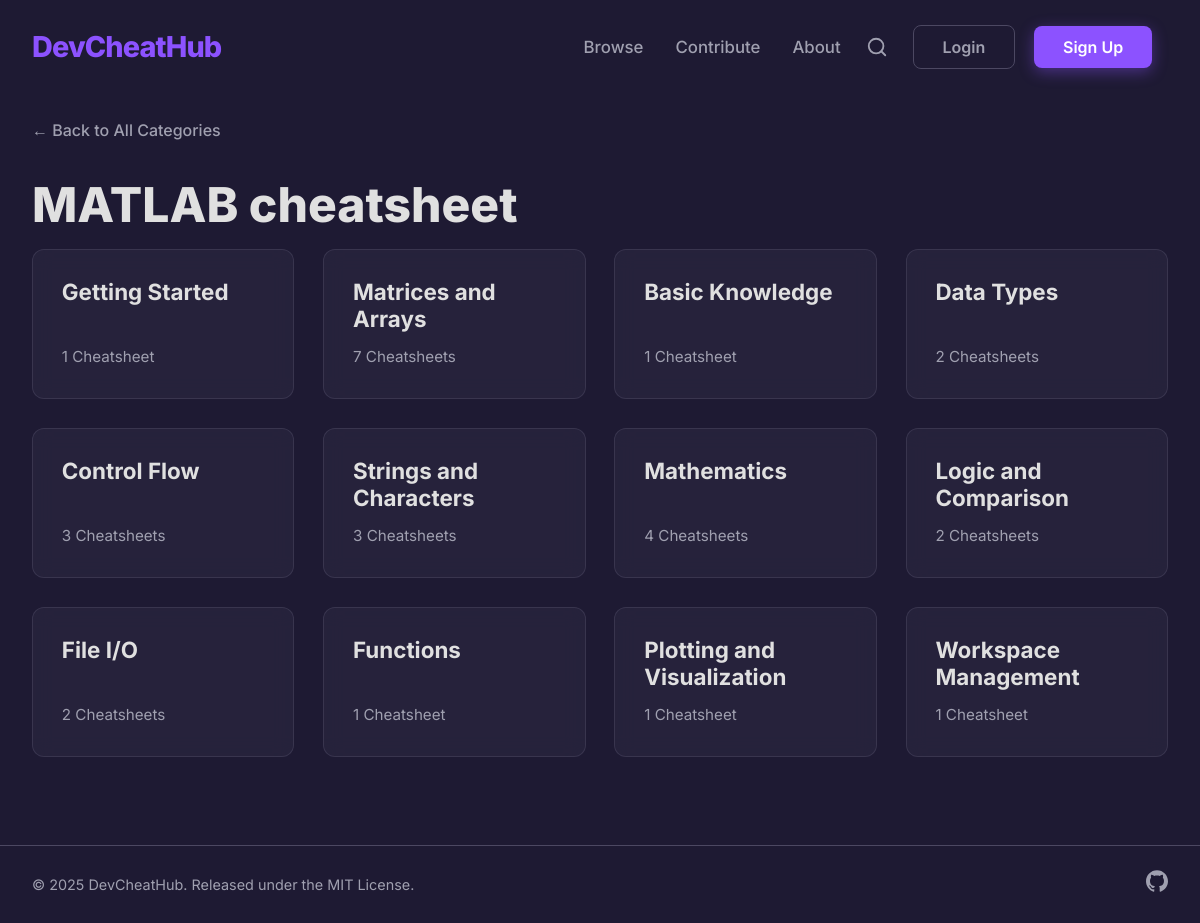
The app's page /category/matlab/, older data.
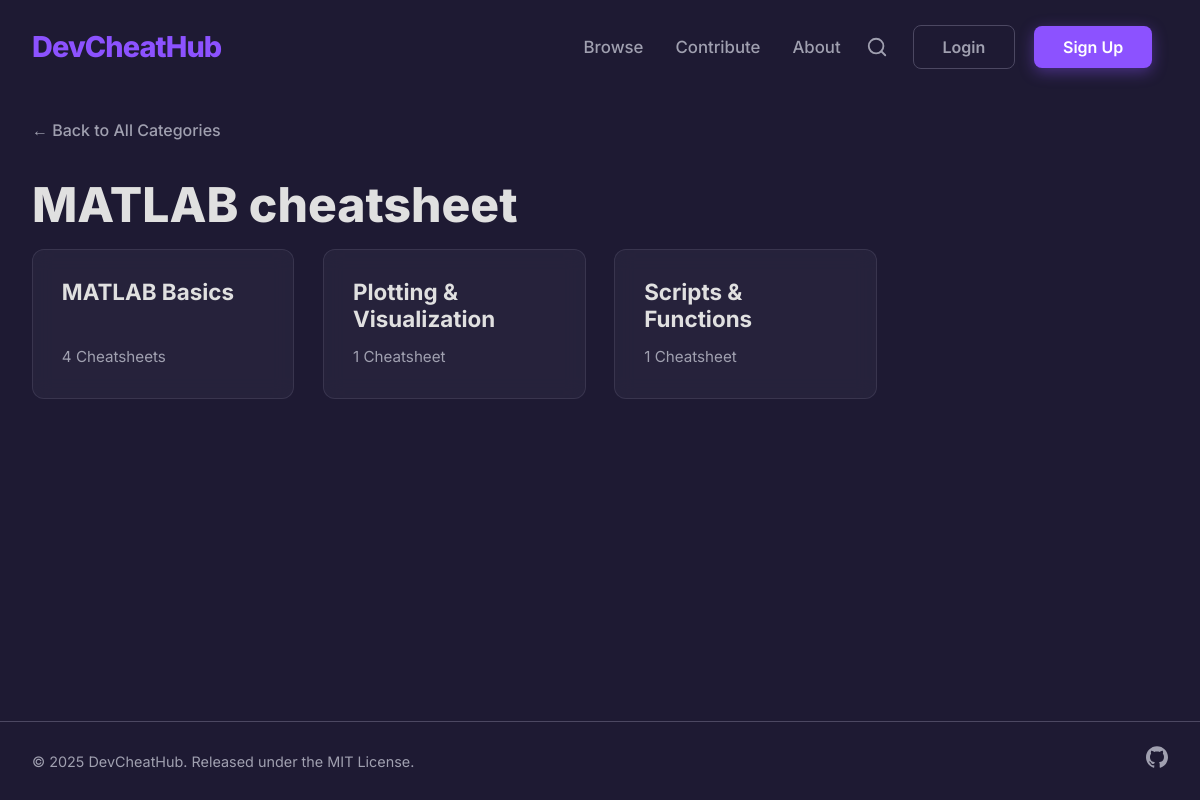
The same page, newer data.
### core/models.py (models this page shows, shortened)
class Category(models.Model):
    name = models.CharField(max_length=100)
    slug = models.SlugField(max_length=100, unique=True, blank=True)
    parent = models.ForeignKey(
        'self',
        on_delete=models.CASCADE,
        null=True,
        blank=True,
        related_name='subcategories'
    )
    order = models.PositiveIntegerField(default=0)
    icon = models.FileField(upload_to='category_icons/', null=True, blank=True)
    class Meta:
        verbose_name_plural = "Categories"
        ordering = ['order']
        unique_together = ('parent', 'name')

### core/views.py (the view, shortened to what this page needs)
# urls.py: path('category/<slug:category_slug>/', views.category_detail, name='category_detail'),
def category_detail(request, category_slug):
    category = get_object_or_404(Category, slug=category_slug)
    if category.subcategories.exists():
        context = {
            'category': category,
            'subcategories': category.subcategories.all()
        }
        return render(request, 'core/subcategory_list.html', context)

### templates/core/subcategory_list.html (shortened to what this page needs)
{% extends "base.html" %}
{% block content %}
<div class="container">
    <a href="{% url 'category_list' %}#browse-categories" class="breadcrumb">&larr; Back to All Categories</a>
    <h1 class="page-title">{{ category.name }} cheatsheet</h1>
    <div class="card-grid">
        {% for sub in subcategories %}
            <a href="{% url 'category_detail' sub.slug %}" class="card-link">
                <div class="card">
                    <h2 class="card-title">{{ sub.name }}</h2>
                    <p class="card-count">{{ sub.cheatsheets.count }} Cheatsheet{{ sub.cheatsheets.count|pluralize }}</p>
                </div>
            </a>
        {% empty %}
            <p>No topics found in this category.</p>
        {% endfor %}
    </div>
</div>
{% endblock %}

### templates/base.html (shortened to what this page needs)
{% load static %}
<!DOCTYPE html>
<html lang="en">
<head>
    <link rel="stylesheet" href="{% static 'css/styles.css' %}">
    <link rel="stylesheet" href="https://cdnjs.cloudflare.com/ajax/libs/codemirror/5.65.2/codemirror.min.css">
    <link rel="stylesheet" href="https://cdnjs.cloudflare.com/ajax/libs/codemirror/5.65.2/theme/dracula.min.css">
    <link rel="stylesheet" href="//cdnjs.cloudflare.com/ajax/libs/highlight.js/11.7.0/styles/atom-one-dark.min.css">
</head>
<body class="{% block body_class %}{% endblock %}">
    <div id="particles-js"></div>
    {% block header %}
        <header class="main-header">
            <nav class="header-nav container">
                <a href="{% url 'category_list' %}" class="logo">DevCheatHub</a>
                <div class="nav-menu">
                    <div class="nav-center">
                        <a href="{% url 'category_list' %}">Browse</a>
                        <a href="{% url 'contribute' %}">Contribute</a>
                        <a href="{% url 'about' %}">About</a>
                    </div>
                    <button id="open-search-btn" class="search-trigger-icon" aria-label="Open search">
                        <svg width="22" height="22" viewBox="0 0 24 24" fill="none" stroke="currentColor" stroke-width="2" stroke-linecap="round" stroke-linejoin="round"><circle cx="11" cy="11" r="8"></circle><line x1="21" y1="21" x2="16.65" y2="16.65"></line></svg>
                    </button>
                    <div class="nav-auth">
                        {% if user.is_authenticated %}
                            <a href="{% url 'profile' %}" class="welcome-text">Hello, {{ user.username }}</a>
                            <form action="{% url 'logout' %}" method="post" style="display: inline;">
                                {% csrf_token %}
                                <button type="submit" class="btn btn-secondary">Logout</button>
                            </form>
                        {% else %}
                            <a href="{% url 'login' %}" class="btn btn-secondary">Login</a>
                            <a href="{% url 'register' %}" class="btn btn-primary" >Sign Up</a>
                        {% endif %}
                    </div>
                </div>
            </nav>
        </header>
    {% endblock header %}
    <main id="page-content">
        {% block content %}
        {% endblock %}
    </main>
    {% block footer %}
        <footer class="site-footer">
            <div class="container footer-content-simple">
                <p class="footer-copyright">&copy; {% now "Y" %} DevCheatHub. Released under the MIT License.</p>
                <div class="footer-socials">
                    <a href="https://github.com/sasidharakurathi/devcheathub" target="_blank" aria-label="GitHub">
                    </a>
                </div>
            </div>
        </footer>
    {% endblock footer %}
</body>
</html>

### static/css/styles.css (style rules this page uses)
:root { --primary-bg: #1E1A33; --secondary-bg: #2C2842; --accent-color: #8C52FF; --text-primary: #E0E0E0; --text-secondary: #A0A0B0; --card-bg: #2C2842; --border-color: #4C4862; --code-bg: #211D34; --gradient-start: #8C52FF; --gradient-end: #00C2FF; --btn-hover-border: #00C2FF; }
body { background-color: var(--primary-bg); color: var(--text-primary); font-family: 'Inter', sans-serif, -apple-system, BlinkMacSystemFont, "Segoe UI", Roboto, Helvetica, Arial, "Apple Color Emoji", "Segoe UI Emoji", "Segoe UI Symbol"; margin: 0; font-size: 16px; line-height: 1.6; -webkit-font-smoothing: antialiased; -moz-osx-font-smoothing: grayscale; pointer-events: none; user-select: none; -webkit-user-select: none; }
h1, h2, h3, h4, h5, h6 { color: var(--text-primary); line-height: 1.2; margin-top: 0; }
p { color: var(--text-secondary); }
.container { max-width: 1200px; margin: 0 auto; padding: 1.5rem 2rem; }
#page-content { transition: opacity 0.3s ease-out, transform 0.3s ease-out; }
#particles-js, .main-header, .btn, a, button, input, textarea, .card, .snippet-container, .CodeMirror { pointer-events: auto; }
.main-header { position: relative; z-index: 100; }
.header-nav { display: flex; align-items: center; justify-content: space-between; }
.logo { font-size: 1.8rem; font-weight: 800; color: var(--accent-color); text-decoration: none; letter-spacing: -0.03em; margin-right: auto; }
.nav-menu { display: flex; }
.nav-center { display: flex; align-items: center; gap: 2rem; margin-right: 1rem; }
.nav-center a { color: var(--text-secondary); text-decoration: none; font-weight: 500; font-size: 1.05rem; transition: color 0.2s ease; }
.nav-auth { display: flex; align-items: center; gap: 1.2rem; }
.search-trigger-icon { background: none; border: 1px solid transparent; border-radius: 8px; color: var(--text-secondary); cursor: pointer; padding: 0.5rem; display: flex; align-items: center; justify-content: center; transition: all 0.2s ease; margin-right: 1rem; }
.btn { padding: 0.8rem 1.8rem; border-radius: 8px; font-weight: 600; text-decoration: none; font-size: 1rem; cursor: pointer; display: inline-flex; align-items: center; justify-content: center; line-height: 1; }
.btn-primary { background: var(--accent-color); color: #FFFFFF; border: none; box-shadow: 0 4px 15px rgba(140, 82, 255, 0.4); transition: transform 0.3s ease, box-shadow 0.3s ease; }
.btn-secondary { background-color: transparent; color: var(--text-secondary); border: 1px solid var(--border-color); transition: all 0.3s ease; }
.card-grid { display: grid; grid-template-columns: repeat(4, 1fr); gap: 1.8rem; }
.card-link { text-decoration: none; }
.card { background-color: rgba(44, 40, 66, 0.6); -webkit-backdrop-filter: blur(10px); backdrop-filter: blur(10px); padding: 1.8rem; border-radius: 12px; border: 1px solid rgba(76, 72, 98, 0.5); transition: transform 0.3s ease, box-shadow 0.3s ease, border-color 0.3s ease; display: flex; flex-direction: column; justify-content: space-between; min-height: 150px; position: relative; overflow: hidden; }
.card::before { content: ''; position: absolute; top: -50%; left: -50%; width: 200%; height: 200%; background: radial-gradient(circle at center, rgba(140, 82, 255, 0.05) 0%, transparent 70%); opacity: 0; transition: opacity 0.3s ease; z-index: 0; }
.card-title { margin: 0 0 0.75rem 0; color: var(--text-primary); font-size: 1.4rem; font-weight: 700; z-index: 1; }
.card-count { margin: 0; color: var(--text-secondary); font-size: 0.95rem; z-index: 1; }
.page-title { font-size: 3rem; font-weight: 800; color: var(--text-primary); margin-bottom: 1rem; border-bottom: none; }
.breadcrumb { color: var(--text-secondary); text-decoration: none; display: inline-flex; align-items: center; margin-bottom: 2rem; font-weight: 500; }
#particles-js { position: fixed; width: 100%; height: 100%; top: 0; left: 0; z-index: -1; }
.site-footer { background-color: var(--primary-bg); border-top: 1px solid var(--border-color); margin-top: 4rem; }
.footer-content-simple { display: flex; justify-content: space-between; align-items: center; }
.footer-copyright { margin: 0; color: var(--text-secondary); font-size: 0.9rem; }
.footer-socials { display: flex; gap: 1.5rem; }
.footer-socials a { color: var(--text-secondary); transition: color 0.2s ease; }
html { height: 100%; box-sizing: border-box; }
*, *::before, *::after { box-sizing: inherit; }
body { display: flex; flex-direction: column; min-height: 100vh; }
main { flex-grow: 1; }

Row changes from the older to the newer data that the page shows:
removed Category: name "Getting Started", cheatsheets.count "1"
removed Category: name "Matrices and Arrays", cheatsheets.count "7"
removed Category: name "Basic Knowledge", cheatsheets.count "1"
removed Category: name "Data Types", cheatsheets.count "2"
removed Category: name "Control Flow", cheatsheets.count "3"
removed Category: name "Strings and Characters", cheatsheets.count "3"
removed Category: name "Mathematics", cheatsheets.count "4"
removed Category: name "Logic and Comparison", cheatsheets.count "2"
removed Category: name "File I/O", cheatsheets.count "2"
removed Category: name "Functions", cheatsheets.count "1"
removed Category: name "Plotting and Visualization", cheatsheets.count "1"
removed Category: name "Workspace Management", cheatsheets.count "1"
added Category: name "MATLAB Basics", cheatsheets.count "4"
added Category: name "Plotting & Visualization", cheatsheets.count "1"
added Category: name "Scripts & Functions", cheatsheets.count "1"
